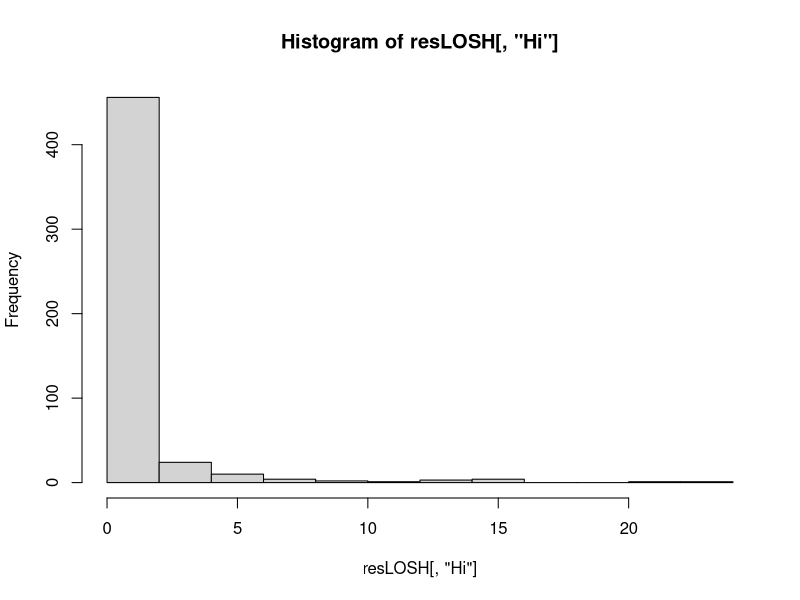

Here is the R script that generated this plot:
library(spdep)


### Name: LOSH.cs
### Title: Chi-square based test for local spatial heteroscedasticity
### Aliases: LOSH.cs
### Keywords: spatial

### ** Examples

    data(boston, package="spData")
    resLOSH <- LOSH.cs(boston.c$NOX, nb2listw(boston.soi))
    hist(resLOSH[,"Hi"])
    mean(resLOSH[,"Hi"])
